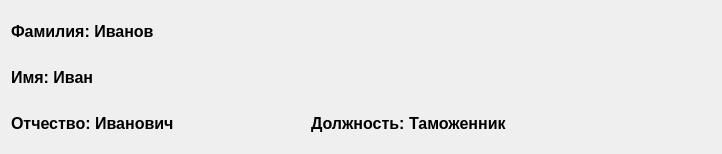
   <widget class="QWidget" name="gridLayoutWidget">
    <property name="geometry">
     <rect>
      <x>10</x>
      <y>0</y>
      <width>702</width>
      <height>136</height>
     </rect>
    </property>
    <layout class="QGridLayout" name="gridLayout_2">
     <property name="horizontalSpacing">
      <number>0</number>
     </property>
     <item row="3" column="0">
      <widget class="QLabel" name="patronym_label">
       <property name="sizePolicy">
        <sizepolicy hsizetype="Fixed" vsizetype="Fixed">
         <horstretch>0</horstretch>
         <verstretch>0</verstretch>
        </sizepolicy>
       </property>
       <property name="minimumSize">
        <size>
         <width>300</width>
         <height>40</height>
        </size>
       </property>
       <property name="font">
        <font>
         <pointsize>12</pointsize>
         <bold>true</bold>
        </font>
       </property>
       <property name="text">
        <string>Отчество: Иванович</string>
       </property>
      </widget>
     </item>
     <item row="3" column="1">
      <widget class="QLabel" name="job_label">
       <property name="sizePolicy">
        <sizepolicy hsizetype="Fixed" vsizetype="Fixed">
         <horstretch>0</horstretch>
         <verstretch>0</verstretch>
        </sizepolicy>
       </property>
       <property name="minimumSize">
        <size>
         <width>400</width>
         <height>40</height>
        </size>
       </property>
       <property name="font">
        <font>
         <pointsize>12</pointsize>
         <bold>true</bold>
        </font>
       </property>
       <property name="text">
        <string>Должность: Таможенник</string>
       </property>
      </widget>
     </item>
     <item row="2" column="0">
      <widget class="QLabel" name="name_label">
       <property name="sizePolicy">
        <sizepolicy hsizetype="Fixed" vsizetype="Fixed">
         <horstretch>0</horstretch>
         <verstretch>0</verstretch>
        </sizepolicy>
       </property>
       <property name="minimumSize">
        <size>
         <width>300</width>
         <height>40</height>
        </size>
       </property>
       <property name="font">
        <font>
         <pointsize>12</pointsize>
         <bold>true</bold>
        </font>
       </property>
       <property name="text">
        <string>Имя: Иван</string>
       </property>
      </widget>
     </item>
     <item row="1" column="0">
      <widget class="QLabel" name="surname_label">
       <property name="sizePolicy">
        <sizepolicy hsizetype="Fixed" vsizetype="Fixed">
         <horstretch>0</horstretch>
         <verstretch>0</verstretch>
        </sizepolicy>
       </property>
       <property name="minimumSize">
        <size>
         <width>300</width>
         <height>40</height>
        </size>
       </property>
       <property name="font">
        <font>
         <pointsize>12</pointsize>
         <bold>true</bold>
        </font>
       </property>
       <property name="text">
        <string>Фамилия: Иванов</string>
       </property>
      </widget>
     </item>
    </layout>
   </widget>
